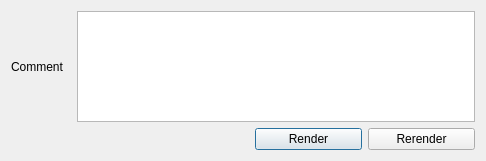
<ui version="4.0" >
 <class>Dialog</class>
 <widget class="QDialog" name="Dialog" >
  <property name="geometry" >
   <rect>
    <x>0</x>
    <y>0</y>
    <width>486</width>
    <height>161</height>
   </rect>
  </property>
  <property name="minimumSize" >
   <size>
    <width>486</width>
    <height>161</height>
   </size>
  </property>
  <property name="maximumSize" >
   <size>
    <width>486</width>
    <height>161</height>
   </size>
  </property>
  <property name="windowTitle" >
   <string>Confirm Render</string>
  </property>
  <layout class="QGridLayout" name="gridLayout" >
   <item row="0" column="0" >
    <widget class="QLabel" name="label" >
     <property name="maximumSize" >
      <size>
       <width>60</width>
       <height>16777215</height>
      </size>
     </property>
     <property name="text" >
      <string>Comment</string>
     </property>
    </widget>
   </item>
   <item row="0" column="1" colspan="3" >
    <widget class="QTextEdit" name="commentTE" />
   </item>
   <item row="1" column="0" colspan="2" >
    <spacer name="horizontalSpacer" >
     <property name="orientation" >
      <enum>Qt::Horizontal</enum>
     </property>
     <property name="sizeHint" stdset="0" >
      <size>
       <width>238</width>
       <height>20</height>
      </size>
     </property>
    </spacer>
   </item>
   <item row="1" column="2" >
    <widget class="QPushButton" name="revisionPB" >
     <property name="text" >
      <string>Render</string>
     </property>
    </widget>
   </item>
   <item row="1" column="3" >
    <widget class="QPushButton" name="versionPB" >
     <property name="text" >
      <string>Rerender</string>
     </property>
    </widget>
   </item>
  </layout>
 </widget>
 <resources/>
 <connections/>
</ui>
